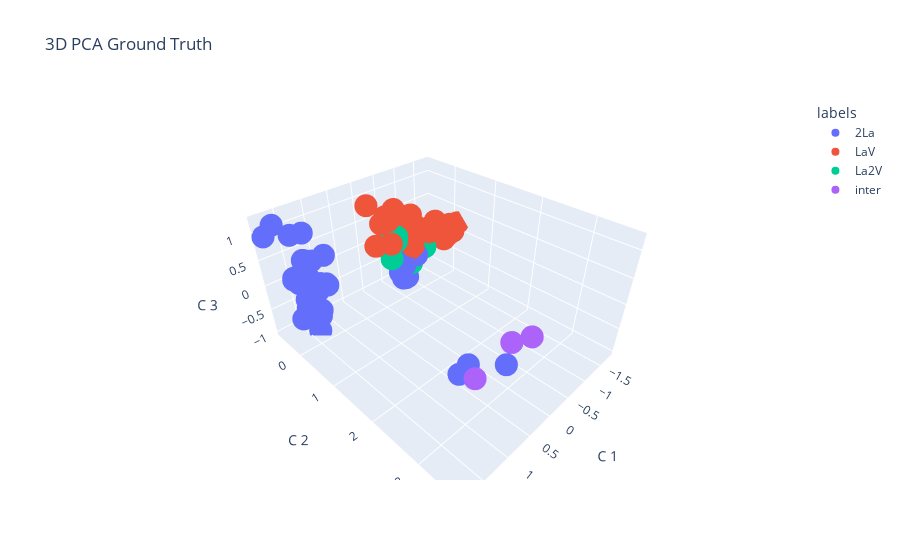

Notebook code for this chart:
### Code cell
plot3d(dfpca_kmeans3, "3D PCA Ground Truth", 'labels')
